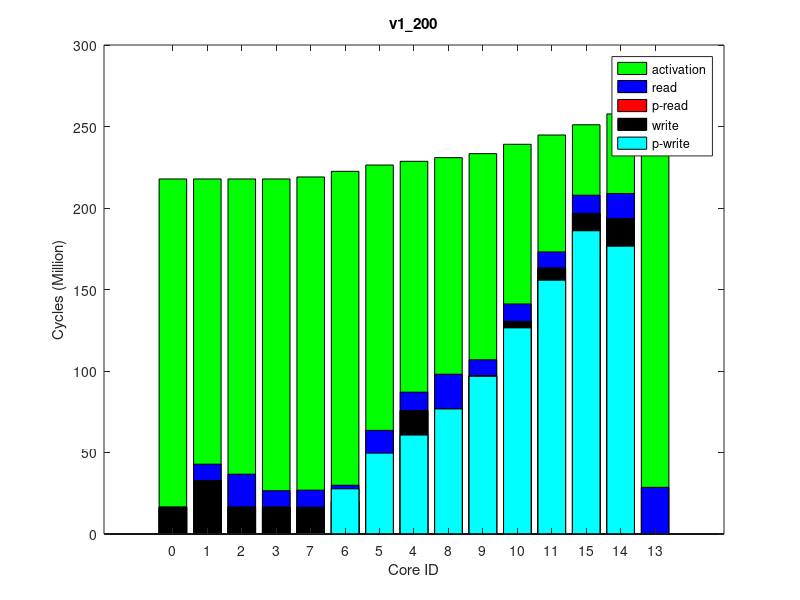

This chart was generated by the following MATLAB code:
times(1, :, :) = [
0, 218396120, 0
0, 218398639, 0
0, 218400574, 0
0, 218402459, 0
0, 230903372, 0
0, 228528325, 0
0, 224557635, 0
0, 220967418, 0
58, 233223725, 0
0, 235760410, 0
0, 241732565, 0
116, 247705595, 0
0, 262570481, 0
0, 261042896, 0
0, 254207192, 0
];
times(2, :, :) = [
0, 218366694, 0
0, 218369463, 0
0, 218371155, 0
0, 218373066, 0
0, 230924850, 0
0, 228550415, 0
0, 224583356, 0
0, 220994149, 0
0, 233244787, 0
0, 235780121, 0
0, 241753739, 0
116, 247724107, 0
0, 262621198, 0
0, 261083106, 0
0, 254225338, 0
];
times(3, :, :) = [
0, 218381154, 0
0, 218383838, 0
0, 218385531, 0
0, 218387614, 0
0, 230906349, 0
0, 228532873, 0
0, 224562787, 0
0, 220972450, 0
0, 233227541, 0
0, 235762148, 0
0, 241735664, 0
58, 247713311, 0
0, 262610933, 0
0, 261076548, 0
0, 254213380, 0
];
times(4, :, :) = [
0, 218394369, 0
0, 218397057, 0
0, 218398864, 0
0, 218400674, 0
0, 230895752, 0
0, 228520755, 0
0, 224544736, 0
0, 220951726, 0
0, 233215850, 0
0, 235751840, 0
0, 241724046, 0
58, 247702643, 0
0, 262587440, 0
0, 261064275, 0
0, 254203694, 0
];
times(5, :, :) = [
0, 218411315, 0
0, 218414033, 0
0, 218415881, 0
0, 218417574, 0
0, 230902698, 0
0, 228529191, 0
0, 224559875, 0
0, 220968531, 0
116, 233223476, 0
0, 235759214, 0
0, 241731393, 0
58, 247702823, 0
0, 262591404, 0
0, 261057357, 0
0, 254203722, 0
];
times(6, :, :) = [
0, 218395649, 0
0, 218398160, 0
0, 218400139, 0
0, 218401864, 0
0, 230917463, 0
0, 228542612, 0
58, 224570638, 0
0, 220981257, 0
116, 233240202, 0
0, 235775643, 0
0, 241746047, 0
182, 247713466, 0
0, 262603146, 0
0, 261072431, 0
0, 254213958, 0
];
times(7, :, :) = [
0, 218406267, 0
0, 218409042, 0
0, 218410884, 0
0, 218412709, 0
0, 230894257, 0
0, 228518997, 0
0, 224547816, 0
0, 220957940, 0
0, 233214233, 0
0, 235751042, 0
0, 241718088, 0
116, 247687766, 0
0, 262575016, 0
0, 261049365, 0
0, 254188142, 0
];
times(8, :, :) = [
0, 218366629, 0
0, 218369240, 0
0, 218371083, 0
0, 218372802, 0
0, 230924246, 0
0, 228549444, 0
0, 224578524, 0
0, 220989311, 0
0, 233247932, 0
0, 235783706, 0
0, 241754815, 0
179, 247726231, 0
0, 262618797, 0
0, 261087776, 0
0, 254226809, 0
];
times(9, :, :) = [
0, 218422412, 0
0, 218425017, 0
0, 218426865, 0
0, 218428680, 0
0, 230869500, 0
0, 228496407, 0
0, 224526608, 0
0, 220937355, 0
0, 233189455, 0
0, 235725412, 0
0, 241694967, 0
174, 247670188, 0
0, 262578720, 0
0, 261033238, 0
0, 254170732, 0
];
times(10, :, :) = [
0, 218400260, 0
0, 218402695, 0
0, 218404554, 0
0, 218406638, 0
0, 230889946, 0
0, 228514881, 0
0, 224543134, 0
0, 220954846, 0
0, 233212666, 0
0, 235749551, 0
0, 241720427, 0
179, 247697229, 0
0, 262579169, 0
0, 261056982, 0
0, 254198298, 0
];
ave_times = round(squeeze(mean(times)));
format long g, ave_times
std_times = round(squeeze(std(times)));
format long g, std_times
polling_read_times = ave_times;
times(1, :, :) = [
0, 218424665, 0
0, 218427172, 0
0, 218429079, 0
0, 218430943, 0
60766569, 228072003, 0
49658529, 225776194, 0
27800086, 221923493, 0
900225, 218473455, 0
76792318, 230309317, 0
96777049, 232754972, 0
126525490, 238501959, 0
155738584, 244178047, 0
0, 258637971, 0
176564695, 257121028, 0
186067401, 250463747, 0
];
times(2, :, :) = [
0, 218403296, 0
0, 218405817, 0
0, 218407652, 0
0, 218409568, 0
60646304, 228035095, 0
49546605, 225740889, 0
27665309, 221890097, 0
794324, 218439705, 0
76668459, 230271507, 0
96635211, 232718932, 0
126406564, 238463944, 0
155639802, 244139644, 0
0, 258600918, 0
176513510, 257083152, 0
185989820, 250427020, 0
];
times(3, :, :) = [
0, 218395612, 0
0, 218398379, 0
0, 218400003, 0
0, 218401917, 0
60710477, 228040445, 0
49635840, 225746861, 0
27758202, 221894707, 0
894209, 218443305, 0
76733161, 230281192, 0
96725405, 232728330, 0
126490327, 238478627, 0
155696316, 244153177, 0
0, 258616680, 0
176551495, 257097170, 0
186060865, 250439973, 0
];
times(4, :, :) = [
0, 218432065, 0
0, 218434811, 0
0, 218436501, 0
0, 218438651, 0
60690414, 228066520, 0
49594247, 225772464, 0
27707600, 221921193, 0
798879, 218468711, 0
76711082, 230303904, 0
96668752, 232750383, 0
126447580, 238498271, 0
155684720, 244190452, 0
0, 258639792, 0
176530808, 257125893, 0
186021376, 250476408, 0
];
times(5, :, :) = [
0, 218426304, 0
0, 218429050, 0
0, 218430740, 0
0, 218432613, 0
60734524, 228070588, 0
49653104, 225777207, 0
27769899, 221923949, 0
882158, 218472538, 0
76767461, 230306884, 0
96719101, 232752377, 0
126468128, 238502727, 0
155696592, 244184096, 0
0, 258641107, 0
176520962, 257115168, 0
186057757, 250470882, 0
];
times(6, :, :) = [
0, 218404336, 0
0, 218407082, 0
0, 218408892, 0
0, 218410878, 0
60678188, 228042254, 0
49582370, 225748422, 0
27688724, 221894212, 0
823101, 218444189, 0
76705160, 230281403, 0
96686775, 232728682, 0
126428219, 238477818, 0
155671888, 244154921, 0
0, 258616634, 0
176516729, 257098823, 0
186029707, 250440868, 0
];
times(7, :, :) = [
0, 218426016, 0
0, 218428754, 0
0, 218430678, 0
0, 218432407, 0
60689987, 228065661, 0
49586156, 225770919, 0
27716591, 221918689, 0
824064, 218465750, 0
76704000, 230301969, 0
96684125, 232747526, 0
126460288, 238494215, 0
155674807, 244178084, 0
0, 258640890, 0
176513656, 257120267, 0
186038100, 250465590, 0
];
times(8, :, :) = [
0, 218401845, 0
0, 218404389, 0
0, 218406350, 0
0, 218408250, 0
60682024, 228032823, 0
49578361, 225738368, 0
27689203, 221887852, 0
788238, 218437135, 0
76717429, 230268395, 0
96679720, 232712101, 0
126440654, 238460615, 0
155654347, 244133222, 0
0, 258605387, 0
176516403, 257080544, 0
186041672, 250419406, 0
];
times(9, :, :) = [
0, 218395273, 0
0, 218397781, 0
0, 218399615, 0
0, 218401574, 0
60669937, 228028697, 0
49569462, 225735119, 0
27663334, 221880174, 0
774414, 218428999, 0
76698660, 230267680, 0
96658931, 232713728, 0
126432650, 238461160, 0
155654052, 244139736, 0
0, 258580839, 0
176488958, 257059813, 0
185980582, 250425863, 0
];
times(10, :, :) = [
0, 218425302, 0
0, 218428023, 0
0, 218429824, 0
0, 218431692, 0
60748302, 228070784, 0
49647012, 225776427, 0
27777196, 221921397, 0
887915, 218472390, 0
76779420, 230307453, 0
96762580, 232753064, 0
126521748, 238499012, 0
155737121, 244179323, 0
0, 258632081, 0
176535978, 257111845, 0
186099594, 250463919, 0
];
ave_times = round(squeeze(mean(times)));
format long g, ave_times
std_times = round(squeeze(std(times)));
format long g, std_times
polling_write_times = ave_times;
times(1, :, :) = [
0, 236657778, 0
10101804, 238232056, 64000
20167175, 240074805, 128000
10131682, 241718212, 64000
11294365, 255874512, 64000
16441551, 253337264, 128000
10170513, 249040586, 64000
10462426, 245158488, 64000
21117274, 258342905, 128000
9675249, 261029466, 64000
10730331, 267305472, 64000
9885426, 273539919, 64000
28623049, 289129488, 255980
15340027, 287515682, 128000
11066026, 280421076, 64000
];
times(2, :, :) = [
0, 236669598, 0
10093631, 238243761, 64000
20166618, 240091012, 128000
10130686, 241740069, 64000
11276893, 255894260, 64000
16438465, 253356911, 128000
10162809, 249058878, 64000
10520493, 245176089, 64000
21033165, 258363216, 128000
9753898, 261049720, 64000
10732834, 267326432, 64000
9898085, 273561955, 64000
28624549, 289182235, 255980
15325953, 287555864, 128000
11191805, 280443449, 64000
];
times(3, :, :) = [
0, 236699935, 0
10094643, 238274758, 64000
20169881, 240119889, 128000
10135873, 241767360, 64000
11289631, 255923828, 64000
16438969, 253386921, 128000
10157129, 249088183, 64000
10531861, 245207400, 64000
21032694, 258392097, 128000
9705713, 261078697, 64000
10756926, 267351999, 64000
9830896, 273589291, 64000
28622535, 289189502, 255980
15387857, 287574093, 128000
10831367, 280470132, 64000
];
times(4, :, :) = [
0, 236644783, 0
10104821, 238220285, 64000
20169293, 240066352, 128000
10121918, 241715011, 64000
11275141, 255871129, 64000
16413365, 253334298, 128000
10161493, 249035873, 64000
10543750, 245153738, 64000
21040420, 258339850, 128000
9719733, 261026692, 64000
10768681, 267298651, 64000
9885121, 273535822, 64000
28623298, 289124687, 255980
15331877, 287509396, 128000
11094771, 280416950, 64000
];
times(5, :, :) = [
0, 236649511, 0
10105554, 238223769, 64000
20166432, 240065818, 128000
10074409, 241715164, 64000
11286208, 255863013, 64000
16420011, 253325877, 128000
10166804, 249026923, 64000
10596247, 245146760, 64000
21030875, 258331232, 128000
9749073, 261017619, 64000
10742934, 267291740, 64000
9849029, 273527377, 64000
28622314, 289109557, 255980
15382434, 287491404, 128000
10846257, 280408044, 64000
];
times(6, :, :) = [
0, 236660190, 0
10101881, 238234978, 64000
20174459, 240076805, 128000
10148114, 241730028, 64000
11329266, 255891029, 64000
16417554, 253354316, 128000
10164409, 249056258, 64000
10513584, 245173139, 64000
21017605, 258362575, 128000
9780127, 261049261, 64000
10745701, 267322861, 64000
10008108, 273560973, 64000
28625634, 289152972, 255980
15274301, 287542826, 128000
11623115, 280443147, 64000
];
times(7, :, :) = [
0, 236660783, 0
10102524, 238235034, 64000
20166310, 240078483, 128000
10072704, 241722259, 64000
11320351, 255882560, 64000
16437046, 253345089, 128000
10161572, 249047506, 64000
10593967, 245167964, 64000
21044435, 258352302, 128000
9791245, 261038533, 64000
10730316, 267314484, 64000
9905547, 273546938, 64000
28624936, 289127895, 255980
15339566, 287513612, 128000
11085126, 280428155, 64000
];
times(8, :, :) = [
0, 236654786, 0
10094548, 238230664, 64000
20164882, 240077219, 128000
10122780, 241725688, 64000
11303211, 255882458, 64000
16440621, 253345460, 128000
10152018, 249048561, 64000
10547125, 245165706, 64000
21101165, 258352191, 128000
9728499, 261038703, 64000
10727351, 267315647, 64000
10014018, 273552163, 64000
28624638, 289144607, 255980
15269210, 287521872, 128000
11635056, 280433639, 64000
];
times(9, :, :) = [
0, 236638618, 0
10104101, 238213822, 64000
20173318, 240056842, 128000
10136132, 241700999, 64000
11298008, 255846485, 64000
16417033, 253309982, 128000
10158698, 249011834, 64000
10503509, 245130684, 64000
21123272, 258315709, 128000
9693860, 261002183, 64000
10744887, 267276927, 64000
10015421, 273514296, 64000
28623942, 289122578, 255980
15275266, 287511247, 128000
11651909, 280395605, 64000
];
times(10, :, :) = [
0, 236691357, 0
10091607, 238266086, 64000
20170298, 240112342, 128000
10087571, 241759505, 64000
11279019, 255910045, 64000
16439053, 253373180, 128000
10168865, 249075181, 64000
10590038, 245191846, 64000
21020863, 258379995, 128000
9752857, 261067181, 64000
10751684, 267341084, 64000
9843081, 273577146, 64000
28622413, 289172889, 255980
15387846, 287564872, 128000
10864873, 280457745, 64000
];
ave_times = round(squeeze(mean(times)));
format long g, ave_times
std_times = round(squeeze(std(times)));
format long g, std_times
read_times = ave_times;
times(1, :, :) = [
0, 217787134, 0
0, 217789784, 0
0, 217791610, 0
0, 217793442, 0
0, 228658185, 0
0, 226361780, 0
0, 222507900, 0
0, 219048572, 0
0, 230897725, 0
0, 233346259, 0
0, 239097112, 0
0, 244785298, 0
0, 259224023, 0
0, 257710098, 0
0, 251072593, 0
];
times(2, :, :) = [
0, 217840925, 0
0, 217843660, 0
0, 217845479, 0
0, 217847177, 0
0, 228649380, 0
0, 226352608, 0
0, 222495048, 0
0, 219037163, 0
0, 230889917, 0
0, 233334642, 0
0, 239091518, 0
0, 244784137, 0
0, 259227336, 0
0, 257707056, 0
0, 251071336, 0
];
times(3, :, :) = [
0, 217830968, 0
0, 217833637, 0
0, 217835292, 0
0, 217837161, 0
0, 228636191, 0
0, 226341742, 0
0, 222487399, 0
0, 219027824, 0
0, 230874341, 0
0, 233322356, 0
0, 239074524, 0
0, 244760266, 0
0, 259226981, 0
0, 257697096, 0
0, 251047752, 0
];
times(4, :, :) = [
0, 217800725, 0
0, 217803376, 0
0, 217805166, 0
0, 217806947, 0
0, 228641429, 0
0, 226347206, 0
0, 222494521, 0
0, 219033152, 0
0, 230882522, 0
0, 233332161, 0
0, 239084395, 0
0, 244772348, 0
0, 259227727, 0
0, 257701061, 0
0, 251057688, 0
];
times(5, :, :) = [
0, 217796789, 0
0, 217799424, 0
0, 217801051, 0
0, 217803055, 0
0, 228654885, 0
0, 226357837, 0
0, 222502459, 0
0, 219044304, 0
0, 230892908, 0
0, 233343856, 0
0, 239097946, 0
0, 244795965, 0
0, 259273817, 0
0, 257748219, 0
0, 251083785, 0
];
times(6, :, :) = [
0, 217826349, 0
0, 217828896, 0
0, 217830746, 0
0, 217832808, 0
0, 228656918, 0
0, 226358477, 0
0, 222500546, 0
0, 219039242, 0
0, 230894428, 0
0, 233343030, 0
0, 239093349, 0
0, 244778290, 0
0, 259223407, 0
0, 257704913, 0
0, 251065406, 0
];
times(7, :, :) = [
0, 217787492, 0
0, 217789938, 0
0, 217791778, 0
0, 217793637, 0
0, 228669078, 0
0, 226371241, 0
0, 222513263, 0
0, 219052668, 0
0, 230906970, 0
0, 233351924, 0
0, 239106118, 0
0, 244801934, 0
0, 259229008, 0
0, 257714363, 0
0, 251090349, 0
];
times(8, :, :) = [
0, 217828179, 0
0, 217830644, 0
0, 217832500, 0
0, 217834405, 0
0, 228672755, 0
0, 226375211, 0
0, 222517016, 0
0, 219058575, 0
0, 230911233, 0
0, 233359028, 0
0, 239108529, 0
0, 244805029, 0
0, 259253149, 0
0, 257739008, 0
0, 251090908, 0
];
times(9, :, :) = [
0, 217785609, 0
0, 217788151, 0
0, 217790115, 0
0, 217792035, 0
0, 228668986, 0
0, 226371535, 0
0, 222515348, 0
0, 219056063, 0
0, 230906918, 0
0, 233355401, 0
0, 239111559, 0
0, 244801179, 0
0, 259249466, 0
0, 257730614, 0
0, 251090323, 0
];
times(10, :, :) = [
0, 217795139, 0
0, 217797724, 0
0, 217799568, 0
0, 217801460, 0
0, 228638302, 0
0, 226340565, 0
0, 222485319, 0
0, 219025810, 0
0, 230877710, 0
0, 233325582, 0
0, 239072443, 0
0, 244763283, 0
0, 259202729, 0
0, 257695186, 0
0, 251051039, 0
];
ave_times = round(squeeze(mean(times)));
format long g, ave_times
std_times = round(squeeze(std(times)));
format long g, std_times
total_times = ave_times;
times(1, :, :) = [
16440008, 224373052, 64000
32732109, 224376065, 128000
16513102, 224378001, 64000
16480353, 224380178, 64000
75832483, 230915826, 128000
47312957, 228631091, 64000
19900327, 224782406, 64000
16366891, 224385725, 64000
77069833, 233153775, 64000
97261459, 235601603, 64000
130485999, 241348349, 64000
163253366, 247034992, 64000
0, 261478915, 0
193537103, 259948572, 64000
196748418, 253319200, 64000
];
times(2, :, :) = [
16440479, 224376035, 64000
32733562, 224379047, 128000
16513951, 224380885, 64000
16478514, 224383166, 64000
75800802, 230909622, 128000
47188600, 228622496, 64000
19746662, 224769356, 64000
16369920, 224388753, 64000
77051221, 233144509, 64000
97338055, 235595003, 64000
130553381, 241343907, 64000
163258632, 247046159, 64000
0, 261506744, 0
193544942, 259980751, 64000
196764508, 253330368, 64000
];
times(3, :, :) = [
16441982, 224370887, 64000
32733269, 224373765, 128000
16516046, 224375872, 64000
16479702, 224377957, 64000
75788716, 230899252, 128000
47229547, 228613641, 64000
19766923, 224763643, 64000
16363618, 224383439, 64000
77003587, 233137056, 64000
97140585, 235585492, 64000
130358271, 241336458, 64000
163145043, 247020451, 64000
0, 261480845, 0
193558954, 259956897, 64000
196637894, 253303756, 64000
];
times(4, :, :) = [
16443393, 224378320, 64000
32732062, 224381146, 128000
16513229, 224383111, 64000
16480798, 224385339, 64000
75719444, 230903221, 128000
47173900, 228618964, 64000
19745429, 224766746, 64000
16367463, 224390769, 64000
76905708, 233139806, 64000
97150060, 235588619, 64000
130387331, 241340627, 64000
163112396, 247030778, 64000
0, 261480700, 0
193538104, 259957808, 64000
196638127, 253313332, 64000
];
times(5, :, :) = [
16440285, 224392415, 64000
32731165, 224395318, 128000
16513049, 224397353, 64000
16478361, 224399810, 64000
75550871, 230889118, 128000
46935654, 228603265, 64000
19478209, 224751667, 64000
16370740, 224405111, 64000
76779181, 233125281, 64000
96955626, 235574669, 64000
130323373, 241321185, 64000
163115202, 247002460, 64000
0, 261447167, 0
193503951, 259921545, 64000
196548271, 253286198, 64000
];
times(6, :, :) = [
16438817, 224372593, 64000
32733054, 224375713, 128000
16511073, 224377519, 64000
16477656, 224379712, 64000
75518046, 230867251, 128000
46899212, 228582979, 64000
19438830, 224727033, 64000
16363724, 224385146, 64000
76803843, 233104837, 64000
96974979, 235554063, 64000
130291398, 241301702, 64000
163064047, 246995330, 64000
0, 261440225, 0
193528891, 259921047, 64000
196511674, 253278852, 64000
];
times(7, :, :) = [
16442954, 224380144, 64000
32731128, 224383253, 128000
16513380, 224385323, 64000
16479447, 224387643, 64000
75640456, 230896878, 128000
47034021, 228612932, 64000
19658895, 224763950, 64000
16367726, 224392977, 64000
76881065, 233134896, 64000
97099838, 235581089, 64000
130317778, 241332507, 64000
163014666, 247020551, 64000
0, 261462261, 0
193522431, 259931482, 64000
196536004, 253303219, 64000
];
times(8, :, :) = [
16440664, 224372520, 64000
32731931, 224375478, 128000
16513941, 224377521, 64000
16481799, 224379789, 64000
75561284, 230897375, 128000
47005977, 228611402, 64000
19700707, 224760154, 64000
16367345, 224385072, 64000
76815686, 233135542, 64000
97000629, 235586228, 64000
130191775, 241339731, 64000
162947404, 247021605, 64000
0, 261455916, 0
193498589, 259936551, 64000
196661559, 253305995, 64000
];
times(9, :, :) = [
16441452, 224357536, 64000
32730864, 224360596, 128000
16515333, 224362524, 64000
16481519, 224364664, 64000
75964290, 230922877, 128000
47431202, 228637693, 64000
20145045, 224789646, 64000
16369532, 224370224, 64000
77279411, 233161110, 64000
97428333, 235613418, 64000
130621468, 241363861, 64000
163349847, 247042097, 64000
0, 261501284, 0
193588829, 259974536, 64000
196762082, 253323537, 64000
];
times(10, :, :) = [
16441053, 224358347, 64000
32731755, 224361452, 128000
16515474, 224363452, 64000
16480326, 224365611, 64000
75708133, 230892212, 128000
47178925, 228607710, 64000
19816936, 224755893, 64000
16367891, 224371121, 64000
76993612, 233131376, 64000
97192939, 235580302, 64000
130424291, 241333248, 64000
163162876, 247019058, 64000
0, 261436332, 0
193502076, 259931716, 64000
196780221, 253303009, 64000
];
ave_times = round(squeeze(mean(times)));
format long g, ave_times
std_times = round(squeeze(std(times)));
format long g, std_times
write_times = ave_times;
mytitle = 'v1\_200';
order = [1 2 3 4 8 7 6 5 9 10 11 12 15 14 13];

total_times = total_times(:, 2)(order);

read_times = read_times(:, 1)(order);
write_times = write_times(:, 1)(order);

polling_read_times = polling_read_times(:, 1)(order);
polling_write_times = polling_write_times(:, 1)(order);

total_times /= 1000000;

read_times /= 1000000;
write_times /= 1000000;

polling_read_times /= 1000000;
polling_write_times /= 1000000;

% laying read on top of write
read_times += write_times;
polling_read_times += write_times;

figure(1);
clf()
% set(gcf, 'Position', get(0,'Screensize'));
% set(gcf,'units','normalized','outerposition',[0 0 1 1])
bar(0:14, total_times,'g');
hold on;
bar(0:14, read_times,'b');
bar(0:14, polling_read_times,'r');
bar(0:14, write_times,'k');
bar(0:14, polling_write_times,'c');
hold off

axis([-2 16 0 300])
% axis([-1 15])
set(gca,'XTick',0:14);
set(gca,'xticklabel',{ '0'; '1'; '2'; '3'; '7'; '6'; '5'; '4'; '8'; '9'; '10'; '11'; '15'; '14'; '13' })

xlabel('Core ID')
ylabel('Cycles (Million)')

legend('activation', 'read', 'p-read', 'write', 'p-write')
title(mytitle)
print(1, strcat(mytitle, '.png'))
